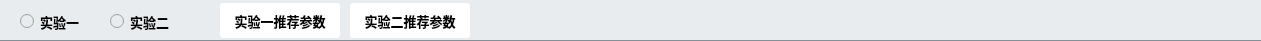
  <widget class="QWidget" name="widget_2" native="true">
   <property name="geometry">
    <rect>
     <x>0</x>
     <y>-1</y>
     <width>1261</width>
     <height>41</height>
    </rect>
   </property>
   <property name="styleSheet">
    <string notr="true">background-color: rgb(233, 236, 239);
border-bottom:1px solid #868e96;</string>
   </property>
   <widget class="QRadioButton" name="exp1_radioButton">
    <property name="geometry">
     <rect>
      <x>20</x>
      <y>6</y>
      <width>81</width>
      <height>31</height>
     </rect>
    </property>
    <property name="font">
     <font>
      <family>微软雅黑</family>
      <pointsize>10</pointsize>
      <weight>75</weight>
      <bold>true</bold>
     </font>
    </property>
    <property name="layoutDirection">
     <enum>Qt::LeftToRight</enum>
    </property>
    <property name="styleSheet">
     <string notr="true">border-radius: 3px;
border: 1px bolid #495057;
color: rgb(0, 0, 0);</string>
    </property>
    <property name="text">
     <string>实验一</string>
    </property>
    <property name="icon">
     <iconset resource="picture.qrc">
      <normaloff>:/background/实验室.png</normaloff>:/background/实验室.png</iconset>
    </property>
   </widget>
   <widget class="QRadioButton" name="exp2_radioButton">
    <property name="geometry">
     <rect>
      <x>110</x>
      <y>6</y>
      <width>81</width>
      <height>31</height>
     </rect>
    </property>
    <property name="font">
     <font>
      <family>微软雅黑</family>
      <pointsize>10</pointsize>
      <weight>75</weight>
      <bold>true</bold>
     </font>
    </property>
    <property name="layoutDirection">
     <enum>Qt::LeftToRight</enum>
    </property>
    <property name="styleSheet">
     <string notr="true">border-radius: 3px;
border: 1px bolid #495057;
color: rgb(0, 0, 0);</string>
    </property>
    <property name="text">
     <string>实验二</string>
    </property>
    <property name="icon">
     <iconset resource="picture.qrc">
      <normaloff>:/background/实验室.png</normaloff>:/background/实验室.png</iconset>
    </property>
   </widget>
   <widget class="QPushButton" name="exp1_arg_pushButton">
    <property name="geometry">
     <rect>
      <x>220</x>
      <y>3</y>
      <width>120</width>
      <height>35</height>
     </rect>
    </property>
    <property name="font">
     <font>
      <family>微软雅黑</family>
      <pointsize>10</pointsize>
      <weight>75</weight>
      <bold>true</bold>
     </font>
    </property>
    <property name="styleSheet">
     <string notr="true">border-radius: 3px;
border: 1px bolid #495057;
background-color: rgb(255, 255, 255);
color: rgb(0, 0, 0);</string>
    </property>
    <property name="text">
     <string>实验一推荐参数</string>
    </property>
    <property name="icon">
     <iconset resource="picture.qrc">
      <normaloff>:/background/参数.png</normaloff>:/background/参数.png</iconset>
    </property>
   </widget>
   <widget class="QPushButton" name="exp2_arg_pushButton">
    <property name="geometry">
     <rect>
      <x>350</x>
      <y>3</y>
      <width>120</width>
      <height>35</height>
     </rect>
    </property>
    <property name="font">
     <font>
      <family>微软雅黑</family>
      <pointsize>10</pointsize>
      <weight>75</weight>
      <bold>true</bold>
     </font>
    </property>
    <property name="styleSheet">
     <string notr="true">border-radius: 3px;
color: rgb(0, 0, 0);
border: 1px bolid #495057;
background-color: rgb(255, 255, 255);</string>
    </property>
    <property name="text">
     <string>实验二推荐参数</string>
    </property>
    <property name="icon">
     <iconset resource="picture.qrc">
      <normaloff>:/background/参数.png</normaloff>:/background/参数.png</iconset>
    </property>
   </widget>
  </widget>
